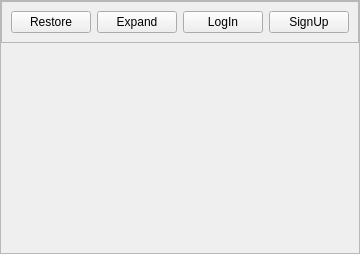
           <widget class="QFrame" name="telegramNotification">
            <property name="sizePolicy">
             <sizepolicy hsizetype="Expanding" vsizetype="Expanding">
              <horstretch>0</horstretch>
              <verstretch>0</verstretch>
             </sizepolicy>
            </property>
            <property name="minimumSize">
             <size>
              <width>200</width>
              <height>0</height>
             </size>
            </property>
            <property name="frameShape">
             <enum>QFrame::StyledPanel</enum>
            </property>
            <property name="frameShadow">
             <enum>QFrame::Raised</enum>
            </property>
            <layout class="QVBoxLayout" name="verticalLayout_7">
             <property name="spacing">
              <number>0</number>
             </property>
             <property name="leftMargin">
              <number>0</number>
             </property>
             <property name="topMargin">
              <number>0</number>
             </property>
             <property name="rightMargin">
              <number>0</number>
             </property>
             <property name="bottomMargin">
              <number>0</number>
             </property>
             <item alignment="Qt::AlignLeft|Qt::AlignTop">
              <widget class="QFrame" name="notificationSizing">
               <property name="frameShape">
                <enum>QFrame::StyledPanel</enum>
               </property>
               <property name="frameShadow">
                <enum>QFrame::Raised</enum>
               </property>
               <layout class="QHBoxLayout" name="horizontalLayout_7">
                <item>
                 <widget class="QPushButton" name="restoreBtn">
                  <property name="sizePolicy">
                   <sizepolicy hsizetype="Fixed" vsizetype="Fixed">
                    <horstretch>0</horstretch>
                    <verstretch>0</verstretch>
                   </sizepolicy>
                  </property>
                  <property name="layoutDirection">
                   <enum>Qt::RightToLeft</enum>
                  </property>
                  <property name="text">
                   <string>Restore</string>
                  </property>
                  <property name="icon">
                   <iconset resource="icons/icons.qrc">
                    <normaloff>:/appicon/sidebar.svg</normaloff>:/appicon/sidebar.svg</iconset>
                  </property>
                  <property name="iconSize">
                   <size>
                    <width>20</width>
                    <height>20</height>
                   </size>
                  </property>
                 </widget>
                </item>
                <item>
                 <widget class="QPushButton" name="expandBtn">
                  <property name="sizePolicy">
                   <sizepolicy hsizetype="Fixed" vsizetype="Fixed">
                    <horstretch>0</horstretch>
                    <verstretch>0</verstretch>
                   </sizepolicy>
                  </property>
                  <property name="layoutDirection">
                   <enum>Qt::RightToLeft</enum>
                  </property>
                  <property name="text">
                   <string>Expand</string>
                  </property>
                  <property name="icon">
                   <iconset resource="icons/icons.qrc">
                    <normaloff>:/appicon/maximize.svg</normaloff>:/appicon/maximize.svg</iconset>
                  </property>
                  <property name="iconSize">
                   <size>
                    <width>20</width>
                    <height>20</height>
                   </size>
                  </property>
                 </widget>
                </item>
                <item>
                 <widget class="QPushButton" name="logInBtn">
                  <property name="layoutDirection">
                   <enum>Qt::RightToLeft</enum>
                  </property>
                  <property name="text">
                   <string>LogIn</string>
                  </property>
                  <property name="icon">
                   <iconset resource="icons/icons.qrc">
                    <normaloff>:/appicon/user-check.svg</normaloff>:/appicon/user-check.svg</iconset>
                  </property>
                  <property name="iconSize">
                   <size>
                    <width>20</width>
                    <height>20</height>
                   </size>
                  </property>
                 </widget>
                </item>
                <item>
                 <widget class="QPushButton" name="signUpBtn">
                  <property name="layoutDirection">
                   <enum>Qt::RightToLeft</enum>
                  </property>
                  <property name="text">
                   <string>SignUp</string>
                  </property>
                  <property name="icon">
                   <iconset resource="icons/icons.qrc">
                    <normaloff>:/appicon/user-plus.svg</normaloff>:/appicon/user-plus.svg</iconset>
                  </property>
                  <property name="iconSize">
                   <size>
                    <width>20</width>
                    <height>20</height>
                   </size>
                  </property>
                 </widget>
                </item>
               </layout>
              </widget>
             </item>
             <item>
              <widget class="QStackedWidget" name="stackedWidget_2">
               <widget class="QWidget" name="telegramPage">
                <layout class="QVBoxLayout" name="verticalLayout_11">
                 <property name="spacing">
                  <number>0</number>
                 </property>
                 <property name="leftMargin">
                  <number>0</number>
                 </property>
                 <property name="topMargin">
                  <number>0</number>
                 </property>
                 <property name="rightMargin">
                  <number>0</number>
                 </property>
                 <property name="bottomMargin">
                  <number>0</number>
                 </property>
                </layout>
               </widget>
               <widget class="QWidget" name="notificationPage">
                <layout class="QVBoxLayout" name="verticalLayout_10">
                 <item>
                  <widget class="QTextBrowser" name="networkNotification"/>
                 </item>
                </layout>
               </widget>
              </widget>
             </item>
            </layout>
           </widget>
